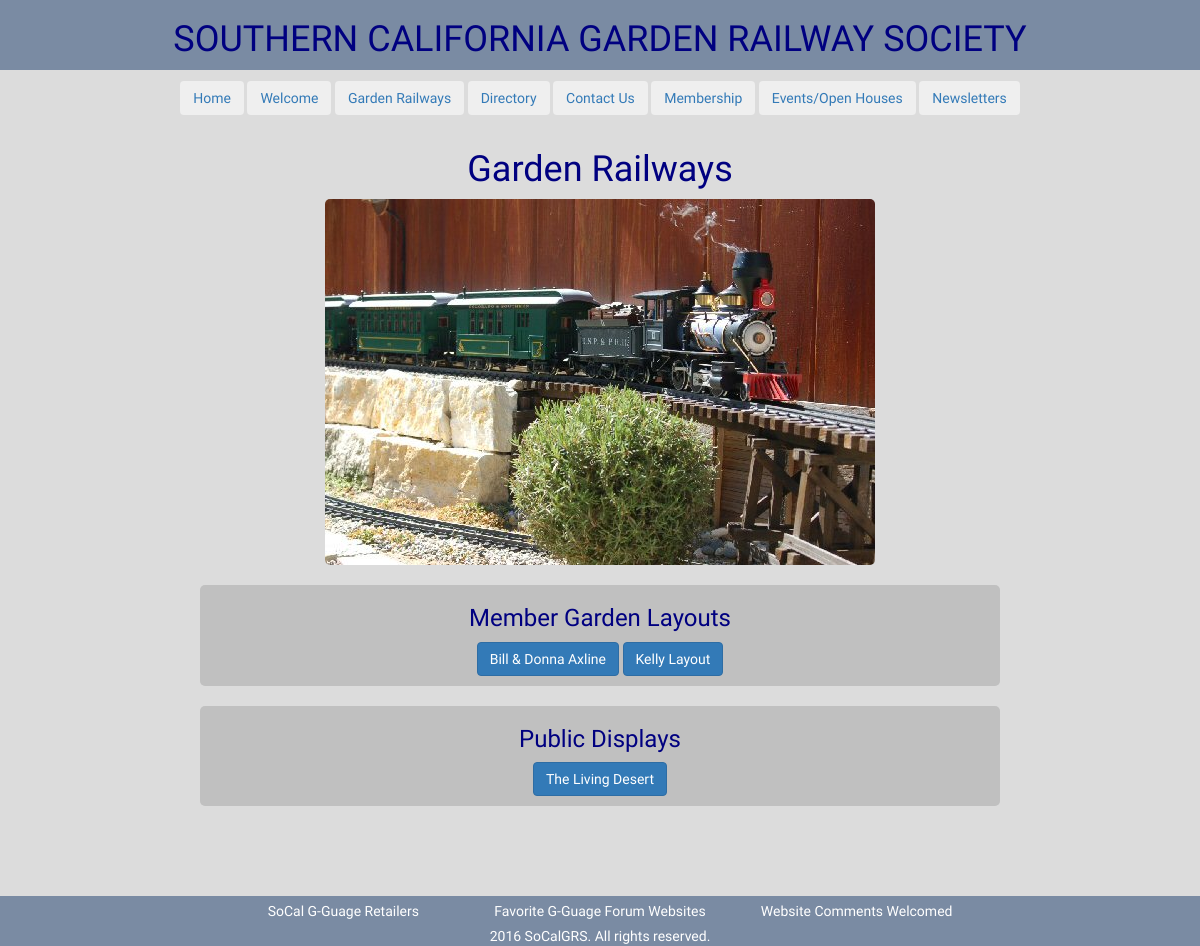
The app's page /gardenRailways/ with its own data.
### website/models.py (models this page shows, shortened)
class Railway(models.Model):
    title			= models.CharField(default="", max_length=255)
    description     = models.CharField(default="", max_length=255)
    category        = models.CharField(max_length=100, blank=True, choices=(('garden','Garden Layouts'),('public','Public Displays'),('archive','Archive')))
    class Meta:
        ordering = ['title']
        verbose_name_plural = "Railways"
        verbose_name = "Railway"
    @property
    def images(self):
        return RailwayImage.objects.filter(railway=self)

### website/views.py (the view)
# urls.py: url(r'^gardenRailways/', GardenRailwaysView.as_view()),
class GardenRailwaysView(View):
    def get(self, request):
        railway_query = Railway.objects.filter(category__in=['garden', 'public', 'archive'])
        page_data={
            'railways':railway_query,
        }
        template_name = 'gardenRailways.html'
        return render(request,template_name, page_data)

### website/models.py (called while the page is built)
    @property
    def display_image(self):
        try:
            if self.image and hasattr(self.image, 'url'):
                return self.image.url
            else:
                return ''
        except Exception:
            return ''

### templates/gardenRailways.html (shortened to what this page needs)
{% include 'head.html' %}
<body>
{% include 'navbar.html' %}
<h1 class=" headline text-center">Garden Railways</h1>
<div>
	<img class="pictures img-responsive center-block" src="/static/images/Kelly007.jpg">
</div>
<br>
<div class="container-fluid"">
	<div class="row text-center">
		<div class="bubble col-xs-8 col-xs-offset-2">
			<h3 class="headline text-center">Member Garden Layouts</h3>
				{% for railway in railways %}
					{% if railway.category == 'garden' %}
						<button type="button" data-id="{{railway.id}}" class="btn btn-primary btn-group buttonSpace displayButton">{{railway.title}}</button>
					{% endif %}
	        	{% endfor %}
	    </div>
	</div><br>
	<div class="row text-center">
		<div class="bubble col-xs-8 col-xs-offset-2">
			<h3 class="headline text-center">Public Displays</h3>
				{% for railway in railways %}
					{% if railway.category == 'public' %}
						<button type="button" data-id="{{railway.id}}" class="btn btn-primary btn-group buttonSpace displayButton">{{railway.title}}</button>
					{% endif %}
	        	{% endfor %}
	    </div>
	</div>
</div>
<br>
<br>
{% include 'footer.html' %}
</body>
</html>

### static/css/styles.css (style rules this page uses)
html { margin: 0; padding: 0; }
body { background-color: #DCDCDC; overflow: scroll; margin: 0; padding: 0; height: 100%; z-index: 1; }
.pictures { border-radius: 5px; }
.headline { font-family: 'Secular One', sans-serif; color: #000080; }
.bubble { background-color: #C0C0C0; border-radius: 5px; color: #000080; font-family: 'Secular One', sans-serif; }
.buttonSpace { margin-bottom: 10px; }

### records on screen
Railway: title "Bill & Donna Axline"
Railway: title "Kelly Layout"
Railway: title "The Living Desert"
